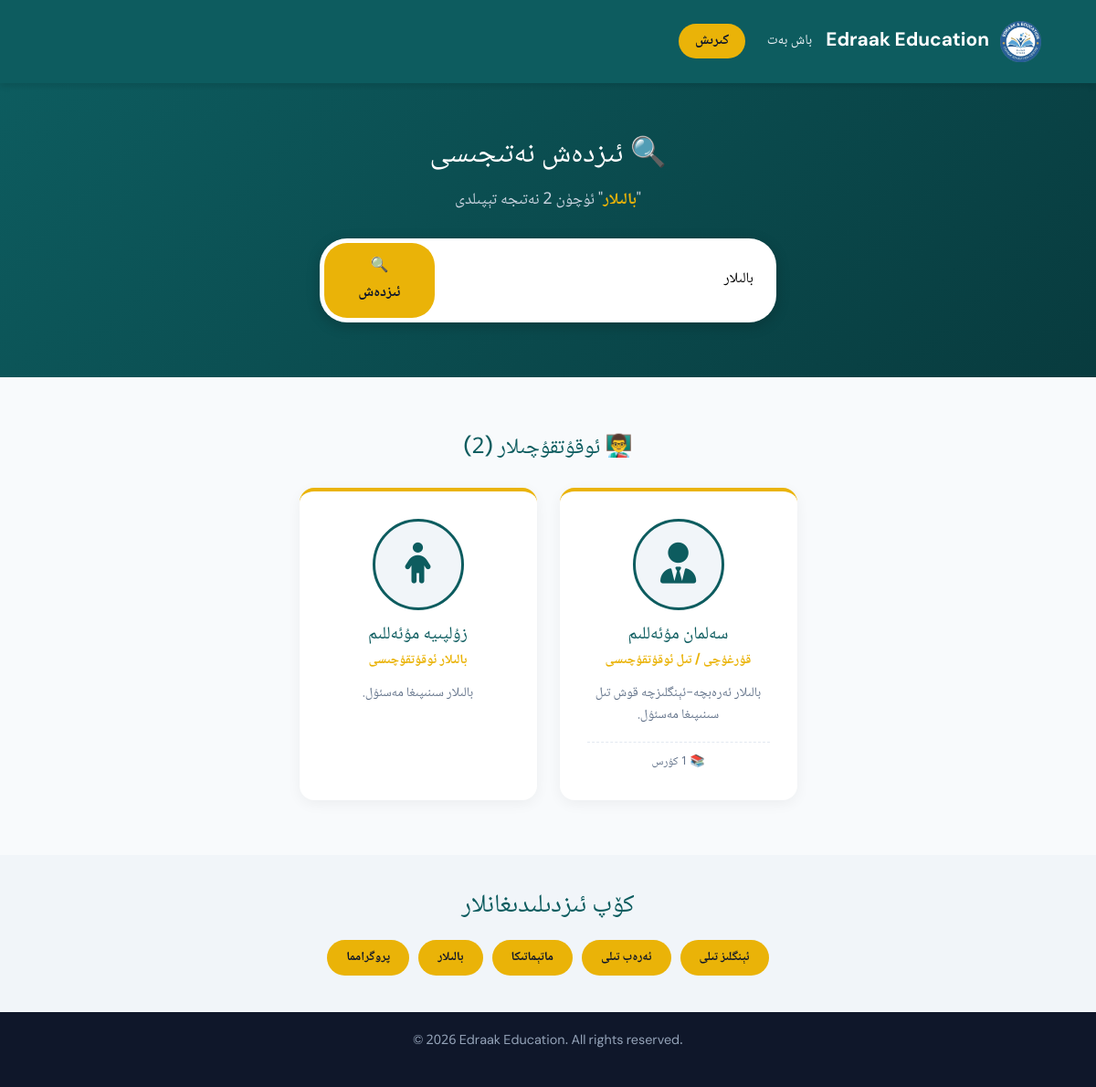
The page /search/?q=بالىلار on the database its author committed.
### courses/models.py (models this page shows, shortened)
class SiteSettings(models.Model):
    site_name = models.CharField(max_length=200, default='Edraak Education', verbose_name="توربەت ئىسمى (ئېنگلىزچە)")
    site_name_ug = models.CharField(max_length=200, default='ئىدراك مائارىپى', verbose_name="توربەت ئىسمى (ئۇيغۇرچە)")
    tagline = models.CharField(max_length=300, blank=True, default='Guiding the Future | كەلگۈسىگە يېتەكلەش',
                               verbose_name="شۇئار")
    logo = models.ImageField(upload_to='site/', blank=True, null=True, verbose_name="لوگو رەسىمى")
    about_title_ug = models.CharField(max_length=200, default='ئىدراك مائارىپى غايىسى',
                                      verbose_name="بىز ھەققىدە ماۋزۇسى (ئۇيغۇرچە)")
    about_text_ug = models.TextField(blank=True, verbose_name="بىز ھەققىدە مەزمۇنى (ئۇيغۇرچە)")
    about_title_en = models.CharField(max_length=200, default='Our Mission',
                                      verbose_name="بىز ھەققىدە ماۋزۇسى (ئېنگلىزچە)")
    about_text_en = models.TextField(blank=True, verbose_name="بىز ھەققىدە مەزمۇنى (ئېنگلىزچە)")
    whatsapp = models.CharField(max_length=50, blank=True, default='905444362947',
                                verbose_name="WhatsApp نومۇرى (پەقەت سان)")
    telegram = models.CharField(max_length=100, blank=True, default='salman_muallim', verbose_name="Telegram ئادرېسى")
    email = models.EmailField(blank=True, default='salmanuyghur3@gmail.com', verbose_name="Email")
    phone = models.CharField(max_length=50, blank=True, default='+90 544 436 29 47',
                             verbose_name="تېلېفون نومۇرى (كۆرۈنۈش)")
    address = models.CharField(max_length=300, blank=True, verbose_name="ئادرېس")
    footer_text = models.CharField(max_length=300, blank=True, default='© 2026 Edraak Education. All rights reserved.',
                                   verbose_name="Footer تېكىستى")
    class Meta:
        verbose_name = "توربەت تەڭشەكلىرى"
        verbose_name_plural = "توربەت تەڭشەكلىرى"
    @classmethod
    def get_settings(cls):
        settings, created = cls.objects.get_or_create(id=1)
        return settings

class Teacher(models.Model):
    user = models.OneToOneField(
        CustomUser,
        on_delete=models.CASCADE,
        null=True,
        blank=True,
        related_name='teacher_profile',
        verbose_name="كىرىش ھېساباتى (User)",
        limit_choices_to={'role': 'teacher'}
    )
    name = models.CharField(max_length=100, verbose_name="ئىسمى")
    role = models.CharField(max_length=100, verbose_name="ۋەزىپىسى")
    description = models.TextField(verbose_name="چۈشەندۈرۈش")
    photo = models.ImageField(upload_to='teachers/', blank=True, null=True, verbose_name="رەسىم")
    emoji = models.CharField(max_length=10, blank=True, verbose_name="ئېموجى")
    order = models.IntegerField(default=0, verbose_name="تەرتىپ نومۇرى")
    class Meta:
        verbose_name = "ئوقۇتقۇچى (Team)"
        verbose_name_plural = "ئوقۇتقۇچىلار قوشۇنى"
        ordering = ['order']

### courses/views.py (the view)
# urls.py: path('search/', views.search_view, name='search'),
def search_view(request):
    query = request.GET.get('q', '').strip()
    courses = []
    teachers = []
    if query:
        courses = Course.objects.filter(
            Q(title__icontains=query) |
            Q(description__icontains=query) |
            Q(badge__icontains=query) |
            Q(instructor__name__icontains=query)
        ).distinct()
        teachers = Teacher.objects.filter(
            Q(name__icontains=query) |
            Q(role__icontains=query) |
            Q(description__icontains=query)
        ).distinct()
    context = {
        'query': query,
        'courses': courses,
        'teachers': teachers,
        'total_results': len(courses) + len(teachers),
    }
    return render(request, 'search.html', context)

### courses/context_processors.py (called while the page is built)
def site_settings(request):
    return {
        'settings': SiteSettings.get_settings()
    }

### courses/templates/search.html (shortened to what this page needs)
{% extends 'base.html' %}
{% block content %}
<header>
    <div class="navbar">
        <div class="logo-area">
            {% if settings.logo %}
            <img src="{{ settings.logo.url }}" alt="{{ settings.site_name }}" style="width: 45px; height: 45px; object-fit: contain; border-radius: 8px;">
            {% endif %}
            <a href="{% url 'index' %}" class="brand-name" style="text-decoration:none;"> {{ settings.site_name }}</a>
        </div>
        <div class="nav-menu" style="flex: 1; display: flex; justify-content: space-between; align-items: center;">
            <nav>
                <a href="{% url 'index' %}">باش بەت</a>
                {% if user.is_authenticated %}
                    {% if user.is_teacher %}
                        <a href="{% url 'teacher_dashboard' %}">ئوقۇتقۇچى تاختىسى</a>
                    {% else %}
                        <a href="{% url 'my_enrollments' %}">مېنىڭ كۇرسلىرىم</a>
                    {% endif %}
                    <a href="{% url 'messages_view' %}">ئۇچۇرلار</a>
                    <a href="{% url 'profile' %}">ئارخىپىم</a>
                    <a href="{% url 'logout' %}" class="login-nav-btn">چىقىش</a>
                {% else %}
                    <a onclick="showModal('login')" class="login-nav-btn" style="cursor: pointer;">كىرىش</a>
                {% endif %}
            </nav>
        </div>
    </div>
</header>
<section style="background: linear-gradient(135deg, #0d5c5f 0%, #083b3e 100%); color: white; padding: 60px 5%;">
    <div style="max-width: 900px; margin: 0 auto; text-align: center;">
        <h1 style="font-size: 2rem; margin-bottom: 15px;">🔍 ئىزدەش نەتىجىسى</h1>
        {% if query %}
        <p style="color: #cbd5e1; font-size: 1.1rem;">
            "<strong style="color: #eab308;">{{ query }}</strong>" ئۈچۈن {{ total_results }} نەتىجە تېپىلدى
        </p>
        {% else %}
        <p style="color: #cbd5e1;">ئىزدەيدىغان مەزمۇننى كىرگۈزۈڭ</p>
        {% endif %}
        <form action="{% url 'search' %}" method="GET" style="max-width: 500px; margin: 25px auto 0 auto;">
            <div style="display: flex; background: white; border-radius: 30px; padding: 5px; box-shadow: 0 4px 15px rgba(0,0,0,0.2);">
                <input type="text" name="q" value="{{ query }}" placeholder="كۇرس ياكى ئۇستاز ئىزدەڭ..." style="flex: 1; border: none; outline: none; padding: 12px 20px; border-radius: 25px; font-size: 1rem; direction: rtl;">
                <button type="submit" style="background: #eab308; border: none; padding: 12px 30px; border-radius: 25px; cursor: pointer; color: #0f172a; font-weight: bold; font-size: 1rem;">🔍 ئىزدەش</button>
            </div>
        </form>
    </div>
</section>
{% if query %}
{% if teachers %}
<section style="padding: 60px 5%; background: #f8fafc;">
    <div style="max-width: 900px; margin: 0 auto;">
        <h2 style="color: #0d5c5f; font-size: 1.5rem; margin-bottom: 25px; direction: rtl;">
            👨‍🏫 ئوقۇتقۇچىلار ({{ teachers|length }})
        </h2>
        <div class="grid-container">
            {% for teacher in teachers %}
            <div class="team-card">
                {% if teacher.photo %}
                    <img src="{{ teacher.photo.url }}" alt="{{ teacher.name }}" class="team-avatar">
                {% elif teacher.emoji %}
                    <div class="team-avatar">
                        <i class="{{ teacher.emoji }}"></i>
                    </div>
                {% else %}
                    <div class="team-avatar"><i class="fas fa-user-tie"></i></div>
                {% endif %}
                <h3>{{ teacher.name }}</h3>
                <div class="role">{{ teacher.role }}</div>
                <p>{{ teacher.description|truncatewords:15 }}</p>
                {% if teacher.courses.count > 0 %}
                <div style="margin-top: 10px; padding-top: 10px; border-top: 1px dashed #e2e8f0; font-size: 0.8rem; color: #64748b;">
                    📚 {{ teacher.courses.count }} كۇرس
                </div>
                {% endif %}
            </div>
            {% endfor %}
        </div>
    </div>
</section>
{% endif %}
{% endif %}
<section style="padding: 40px 5%; background: #f1f5f9;">
    <div style="max-width: 800px; margin: 0 auto; text-align: center;">
        <h3 style="color: #0d5c5f; margin-bottom: 20px;">كۆپ ئىزدىلىدىغانلار</h3>
        <div style="display: flex; gap: 10px; justify-content: center; flex-wrap: wrap;">
            <a href="{% url 'search' %}?q=ئېنگلىز" class="btn" style="font-size: 0.85rem; padding: 8px 20px;">ئېنگلىز تىلى</a>
            <a href="{% url 'search' %}?q=ئەرەب" class="btn" style="font-size: 0.85rem; padding: 8px 20px;">ئەرەب تىلى</a>
            <a href="{% url 'search' %}?q=ماتېماتىكا" class="btn" style="font-size: 0.85rem; padding: 8px 20px;">ماتېماتىكا</a>
            <a href="{% url 'search' %}?q=بالىلار" class="btn" style="font-size: 0.85rem; padding: 8px 20px;">بالىلار</a>
            <a href="{% url 'search' %}?q=پروگرامما" class="btn" style="font-size: 0.85rem; padding: 8px 20px;">پروگرامما</a>
        </div>
    </div>
</section>
<footer>
    <p>{{ settings.footer_text }}</p>
</footer>
{% endblock %}

### static/css/style.css (style rules this page uses)
* { margin: 0; padding: 0; box-sizing: border-box; }
html, body { direction: rtl; text-align: right; }
body { background-color: #f8fafc; color: #1e293b; line-height: 1.8; font-family: 'Noto Naskh Arabic', 'UKIJ Ekran', 'Microsoft Uighur', 'DM Sans', sans-serif; font-size: 16px; }
header { background-color: #0d5c5f; padding: 15px 5%; position: sticky; top: 0; z-index: 1000; box-shadow: 0 4px 6px rgba(0,0,0,0.1); direction: rtl; }
.navbar { display: flex; justify-content: space-between; align-items: center; flex-wrap: wrap; gap: 15px; }
.logo-area { display: flex; align-items: center; gap: 12px; }
.brand-name { color: #ffffff; font-size: 1.3rem; font-weight: 700; }
.nav-menu { display: flex; align-items: center; flex-wrap: wrap; }
nav a { color: #f1f5f9; text-decoration: none; margin-left: 20px; font-weight: 500; transition: color 0.3s; font-size: 0.95rem; }
.login-nav-btn { background-color: #eab308; color: #0f172a !important; padding: 6px 18px; border-radius: 20px; font-weight: bold; margin-left: 20px; cursor: pointer; transition: 0.3s; }
.btn { display: inline-block; background-color: #eab308; color: #0f172a; padding: 12px 30px; text-decoration: none; font-weight: bold; border-radius: 30px; transition: 0.3s; }
section { padding: 80px 5%; text-align: center; direction: rtl; }
section h2 { font-size: 2.2rem; color: #0d5c5f; margin-bottom: 15px; line-height: 1.5; }
.grid-container { display: flex; gap: 25px; justify-content: center; flex-wrap: wrap; }
.team-card { background: white; padding: 30px; border-radius: 16px; box-shadow: 0 4px 15px rgba(0,0,0,0.05); flex: 1; min-width: 220px; max-width: 260px; border-top: 4px solid #eab308; text-align: center; }
.team-avatar { width: 100px; height: 100px; border-radius: 50%; margin: 0 auto 15px auto; display: flex; align-items: center; justify-content: center; font-size: 2.8rem; color: #0d5c5f; border: 3px solid #0d5c5f; object-fit: cover; background-color: #f1f5f9; }
.team-avatar i { font-size: 2.8rem; line-height: 1; }
.team-card h3 { color: #0d5c5f; margin-bottom: 5px; font-size: 1.2rem; }
.team-card .role { color: #eab308; font-weight: bold; font-size: 0.9rem; margin-bottom: 10px; }
.team-card p { color: #64748b; font-size: 0.9rem; line-height: 1.7; }
footer { background-color: #0f172a; color: #94a3b8; text-align: center; padding: 20px; font-size: 0.9rem; direction: ltr; }

### rows shown on the page
SiteSettings: logo (picture), site_name "Edraak Education", footer_text "© 2026 Edraak Education. All rights reserved."
Teacher: name "سەلمان مۇئەللىم", role "قۇرغۇچى / تىل ئوقۇتقۇچىسى", description "بالىلار ئەرەبچە-ئېنگلىزچە قوش تىل سىنىپىغا مەسئۇل.", courses.count "1"
Teacher: name "زۇلپىيە مۇئەللىم", role "بالىلار ئوقۇتقۇچىسى", description "بالىلار سىنىپىغا مەسئۇل."

### other values the page prints
{{ query }} "بالىلار"
{{ teachers|length }} "2"
